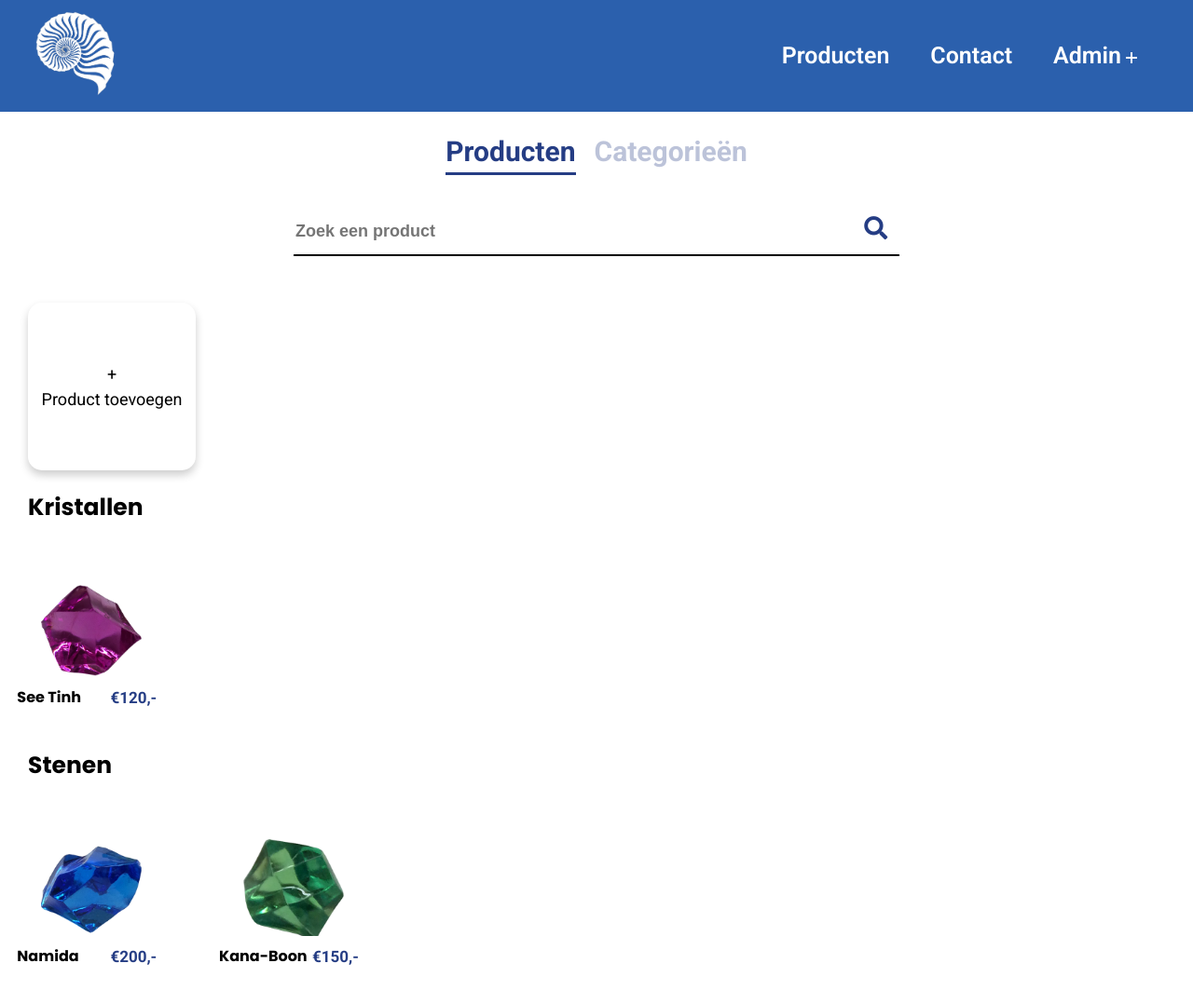
The app's page /products.php (signed in), older data.
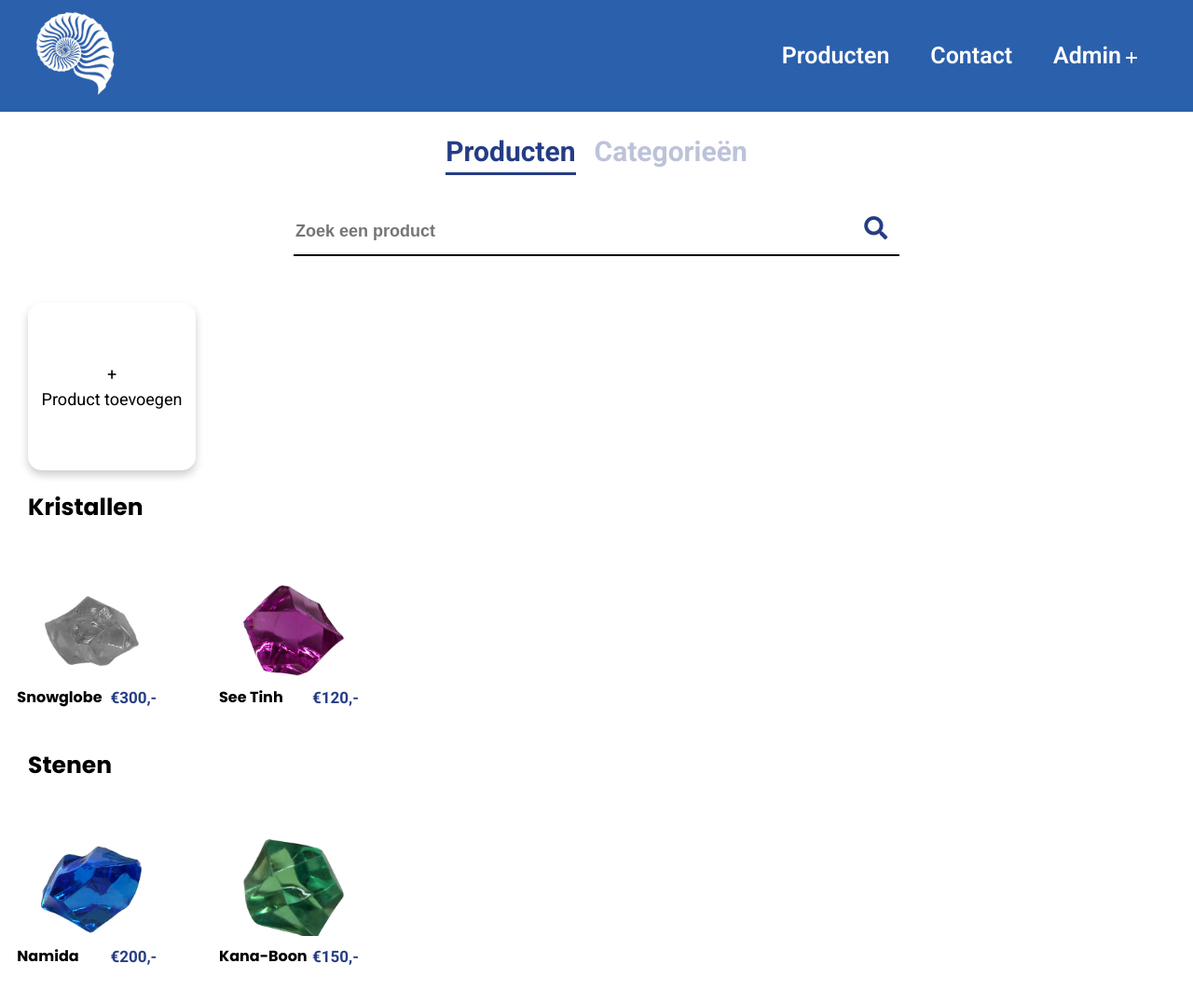
The same page, newer data.
### tables this page shows
CREATE TABLE `product_category` (
  `category_id` int(11) NOT NULL,
  `category_name` varchar(250) NOT NULL
);

CREATE TABLE `product` (
  `product_id` int(11) NOT NULL,
  `product_name` varchar(50) NOT NULL,
  `product_price` int(11) NOT NULL,
  `product_category` int(11) NOT NULL,
  `product_description` longtext NOT NULL,
  `product_quantity` int(11) DEFAULT NULL,
  `product_availability` varchar(5) NOT NULL DEFAULT 'true'
);

CREATE TABLE `product_image` (
  `image_id` int(11) NOT NULL,
  `image_name` varchar(250) NOT NULL,
  `product_id` int(11) NOT NULL
);

### classes/dbh.php (called while the page is built)
<?php
class dbh
{
    public function connection()
    {
        try {
            $username = "root";
            $password = "";
            $pdo = new PDO('mysql:host=localhost;dbname=fas', $username, $password);
            return $pdo;
        } catch (PDOException $e) {
            print "Error!:" . $e->getMessage() . "<br/>";
            die();
        }
    }
}

### products.php (the view, shortened to what this page needs)
<?php
include 'incs/header.php';
include 'classes/dbh.php';
$dbh = new Dbh();
?>
<body id= producten-body>
<?php
include 'incs/navBar.php';
?>
<?php
  if(isset($_SESSION['userId']) && $userRole == "admin") {
    echo "
    <div id=\"admin-products-nav\">
    <a href= \"products.php\" id=\"admin-nav-producten\" class= \"admin-products-nav-title\" style=\"border-bottom: 3px solid #253d84\">Producten</a>
    <a href=\"categories.php\" id=\"admin-nav-categorieen\" class= \"admin-products-nav-title\" style=\"opacity: 0.3\">Categorieën</a>
    </div>
    ";
  }
?>
<form class="search-bar" methode="post" action="">
    <input id="search" class="input-search" type="text" name="search" placeholder="Zoek een product">
    <button type="submit" name="submit-search"><i class="fas fa-search"></i></button>
</form>
<div id= all-products>
<?php
if (isset($_SESSION['userId']) && $userRole == "admin") {
  echo "
  <div id=\"add-product\">
  <a href=\"addProduct.php\" id=\"add-product-href\"> +<br>Product toevoegen</a>
  </div>
  ";
}
?>
<?php
$stmtCategory = $dbh->connection()->prepare("SELECT * FROM product_category ORDER BY rand()");
$stmtCategory->execute();
$resultCategory = $stmtCategory->fetchAll();
foreach ($resultCategory as $category) {
    echo "<div class=\"products-wrapper-category\">";
    echo "<h2 class=\"category-title\">$category[category_name]</h2>";
    $stmt = $dbh->connection()->prepare("SELECT * FROM product INNER JOIN product_category ON product.product_category = product_category.category_id INNER JOIN product_image ON product_image.product_id = product.product_id WHERE product_category = $category[category_id] ORDER BY rand();");
    $stmt->execute();
    $result = $stmt->fetchAll();
    echo "<div id=\"products-wrapper\">";
  foreach ($result as $row) {
    if (isset($_SESSION['userId']) && $userRole == "admin") {
        if (($row['product_quantity'] < 1) || ($row['product_availability'] != "true")) {
        echo "
      <div class=\"product\">
      <div class=\"imgbox\">
      <filter style=\"filter: grayscale(100%);\">
        <img src=\"imgs/$row[image_name]\">
      </filter>
      </div>
       <div class=\"detailsAdmin\">
         <h2>$row[product_name]</h2>
         <div class=\"price\">
         €$row[product_price],-
         </div>
         <a href=\"viewProduct.php?id=$row[product_id]\">Bekijken</a>
         <a href=\"editProduct.php?id=$row[product_id]\" style=\"background-color:orange\">Bewerken</a>
         <a href=\"deleteProduct.php?id=$row[product_id]\" style=\"background-color:darkred\">Verwijderen</a>
       </div>
       </div>";
      }else {
        echo "
        <div class=\"product\">
        <div class=\"imgbox\">
          <img src=\"imgs/$row[image_name]\">
        </div>
         <div class=\"detailsAdmin\">
           <h2>$row[product_name]</h2>
           <div class=\"price\">
           €$row[product_price],-
           </div>
           <a href=\"viewProduct.php?id=$row[product_id]\">Bekijken</a>
           <a href=\"editProduct.php?id=$row[product_id]\" style=\"background-color:orange\">Bewerken</a>
           <a href=\"deleteProduct.php?id=$row[product_id]\" style=\"background-color:darkred\">Verwijderen</a>
         </div>
         </div>";}
    }
  }
    echo "</div>";
    echo "</div>";
}
?>
</div>
<?php
include 'incs/footer.php';
?>

### incs/header.php (shortened to what this page needs)
<?php
if (isset($_SESSION['userId'])) {
    $userRole = $_SESSION['userRole'];
}
?>
<!DOCTYPE html>
<html lang="en">
<head>
    <link rel="stylesheet" href="css/styles.css">
    <link rel="stylesheet" href="https://cdnjs.cloudflare.com/ajax/libs/font-awesome/5.15.3/css/all.min.css"/>
</head>

### incs/navBar.php (shortened to what this page needs)
<header class="header">
     <div class="container">
        <div class="header-main">
           <div class="logo">
              <img src="imgs/logo.png" onclick="location.href='index.php';" style="cursor: pointer" alt="logo">
           </div>
           <nav class="nav-menu">
             <?php if (!isset($_SESSION['userId'])) {
            echo "
            <ul class=\"menu\">
                <li class=\"menu-item\">
                   <a href=\"products.php\">Producten</a>
                </li>
                <li class=\"menu-item\">
                   <a href=\"#\">Contact</a>
                </li>
                <li class=\"menu-item menu-item-has-children\">
                   <a href=\"login.php\" data-toggle=\sub-menu\">Login<i class=\"plus\"></i></a>
                   <ul class=\"sub-menu\">
                       <li class=\"menu-item\"><a href=\"Login.php\">inloggen</a></li>
                       <li class=\"menu-item\"><a href=\"register.php\">Registreren</a></li>
                   </ul>
                </li>
                <li class=\"menu-item\">
                   <a href=\"shoppingCart.php\"><i class=\"fas fa-shopping-cart\"></i></a>
                </li>
             </ul>";
             } elseif (isset($_SESSION['userId']) && $_SESSION['userRole'] == "admin") {
               echo" <ul class=\"menu\">
               <li class=\"menu-item\">
                  <a href=\"products.php\">Producten</a>
               </li>
               <li class=\"menu-item\">
                  <a href=\"#\">Contact</a>
               </li>
               <li class=\"menu-item menu-item-has-children\">
                  <a href=\"profile.php\" data-toggle=\sub-menu\">Admin<i class=\"plus\"></i></a>
                  <ul class=\"sub-menu\">
                      <li class=\"menu-item\"><a href=\"usersAdmin.php\">Gebruikers</a></li>
                      <li class=\"menu-item\"><a href=\"#\">Bestellingen</a></li>
                      <li class=\"menu-item\"><a href=\"logout.php\">Uitloggen</a></li>
                  </ul>
               </li>
            </ul>";
            }
             ?>
           </nav>
        </div>
     </div>
  </header>

### incs/footer.php (shortened to what this page needs)
    </body>
</html>

### css/styles.css (style rules this page uses)
html { font-size: 62.5%; font-family: 'roboto', 'sans-serif'; color: black; background: #fff; -webkit-font-smoothing: antialiased; -moz-osx-font-smoothing: grayscale; margin: 0; padding: 0; overflow-x: hidden; }
body { font-size: 1.6rem; line-height: 1.5; background: #fff; width: 100%; height: 100%; margin: 0; padding: 0; }
h1, h2, h3, h4, h5, h6 { font-family: 'poppins', 'sans-serif'; font-weight: bold; }
ul { list-style: none; margin:0; padding:0; }
a { text-decoration: none; }
.header { display: block; width: 100%; left:0; top:0; }
.header-main { background-color: #2b60ad; display: flex; justify-content: space-between; align-items: center; width: 100%; height: 120px; }
.header .logo { padding: 0 0 0 30px; }
.header .logo img { width: 100px; }
.header .nav-menu { padding: 0 50px; }
.header .menu > .menu-item { display: inline-block; margin-left: 30px; position: relative; }
.header .menu > .menu-item > a { display: block; margin-right: 10px; padding: 12px 0; font-size: 25px; color: white; text-transform: capitalize; font-weight: 600; transition: all 0.3s ease; }
.header .menu > .menu-item > a .plus { display: inline-block; height: 12px; width: 12px; position: relative; margin-left:5px; pointer-events: none; }
.header .menu > .menu-item > a .plus:before, .header .menu > .menu-item > a .plus:after { content:''; position: absolute; box-sizing: border-box; left: 50%; top:50%; background-color: white; height: 2px; width: 100%; transform: translate(-50%,-50%); transition: all 0.3s ease; }
.header .menu > .menu-item > a .plus:after { transform: translate(-50%,-50%) rotate(-90deg); }
.form-control input, button { border: none; outline: none; border-radius: 30px; font-size: 1.1em; }
#products-wrapper { display: grid; grid-template-columns: repeat(6, 1fr); grid-gap: 20px; margin: 0 auto 0 auto; }
.product { position: relative; top: 50%; left: 50%; transform: translate(-50%, -50%); width: 180px; height: 180px; background-color: #fff; border-radius: 10px; overflow: hidden; }
.product .imgbox { height: 100%; box-sizing: border-box; }
.product .imgbox img { display: block; width: 60%; margin: 30px auto 0; }
.detailsAdmin { position: absolute; width: 100%; bottom: -175px; background: #fff; padding: 10px; box-sizing: border-box; transition: 0.5s; }
.detailsAdmin h2 { margin: 0; padding: 0; font-size: 16px; width: 100%; }
.detailsAdmin .price { position: absolute; top: 10px; right: 20px; font-weight: bold; color: #253d84; font-size: 17px; }
.products-wrapper-category { margin-bottom: 30px; }
#add-product { margin-left: 30px; display: flex; }
#add-product-href { box-shadow: 0 5px 10px rgba(0, 0, 0, 0.2); background: transparent; color: black; width: 180px; height: 180px; border-radius: 15px; font-size: 18px; display: flex; justify-content: center; align-items: center; text-align: center; text-decoration: none; transition: 0.3s; cursor: pointer; font-size: 18px; }
#admin-products-nav { display: flex; align-content: center; justify-content: center; text-align: center; margin-bottom: 30px; margin-top: 20px; }
.admin-products-nav-title { margin: 0 10px; font-size: 30px; font-weight: bold; color: #253d84 }
.category-title { margin-left: 30px; font-size: 25px; font-weight: bold; margin-bottom: 30px; color: black; }
.search-bar { display: flex; justify-content: center; align-items: center; margin: 30px auto 50px auto; max-width: 650px; border-bottom: 2px solid black; }
.input-search { width: 100%; height: 100%; border: none; outline: none; font-size: 18px; font-weight: bold; margin-top: 5px; }
.search-bar button { width: 55px; height: 55px; border: none; outline: none; background-color: white; color: #253d84; font-size: 25px; font-weight: bold; cursor: pointer; margin-left: 15px; }
.container { margin: 0 auto; }

Row changes from the older to the newer data that the page shows:
added product: product_image.image_name (picture), product_name "Snowglobe", product_price "300", shown under product_category "Kristallen"
